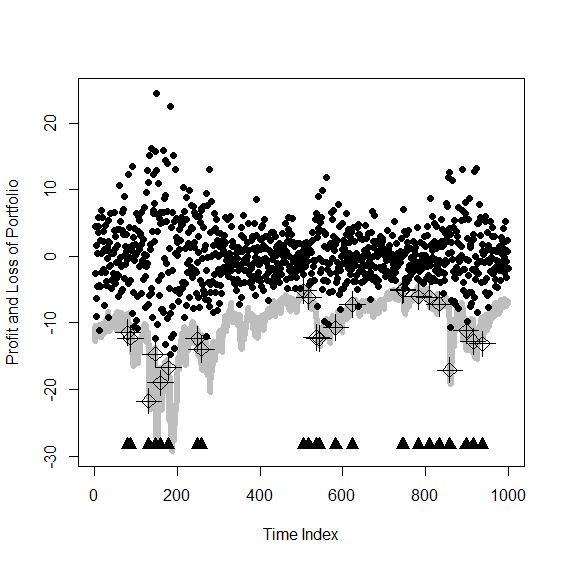

Recreate this plot in R.
############################# computation of VaR using Joe copula
rm(list = ls(all = TRUE))
graphics.off()

# please set working directory setwd('C:/...') setwd('~/...') #
# linux/mac os setwd('/Users/...') # windows

libraries = c("fGarch", "foreach", "doParallel", "copula")
lapply(libraries, function(x) if (!(x %in% installed.packages())) {
    install.packages(x)
})
lapply(libraries, library, quietly = TRUE, character.only = TRUE)

############################# set up
eps1                = read.csv("eps1.csv")
sp.126              = read.csv("sp126.csv", header = T)[, -c(1, 2)]
p1                  = sp.126[-1, ]
p2                  = sp.126[-length(sp.126[, 1]), ]
l.r                 = 100 * log(p1/p2)
r                   = l.r
r1                  = r[, -c(1)]
r2                  = r1
dims                = 5
attach(r2)
r2                  = data.frame(cbind(AVB, EQR, TXN, ADI, LLY))
M                   = 100
backtestNr          = 100
VaR                 = matrix(NA, backtestNr, 4)
slidingWindowLength = 300
eps                 = matrix(NA, backtestNr, dim(r2)[2])
colnames(eps)       = colnames(r2)
eps1                = data.frame()
dat                 = eps1
paraMat             = list()
para                = matrix(NA, dims, 4)
sigma               = matrix(NA, backtestNr, dims)

############################# estimation GARCH parameter
cl     = makeCluster(37)
registerDoParallel(cl)
getDoParWorkers()
dat    = r2
datMat = list()

for (i in 1:backtestNr) {
    datMat[[i]] = dat[c(i:(i + (slidingWindowLength - 1))), 1:dims]
}
lengthPara  = 4
lengthEps1  = slidingWindowLength
lengthSigma = slidingWindowLength

objFun = function(dMat) {
    paraComb = list()
    library(fGarch)
    for (i in 1:dims) {
        fit           = garchFit(~garch(1, 1), data = dMat[[i]], trace = F)
        eps1.loop     = fit@residuals/fit@sigma.t
        para.loop     = fit@fit$coef
        sigma.loop    = fit@sigma.t
        lengthPara    = length(para.loop)
        paraComb[[i]] = c(para.loop, sigma.loop, eps1.loop)
    }
    return(paraComb)
}
resultD = foreach(dMat = datMat) %dopar% objFun(dMat)
stopCluster(cl)


############################# estimation of copula parameter
cl = makeCluster(37)
registerDoParallel(cl)  
getDoParWorkers()
lengthPara  = 4  
lengthEps1  = slidingWindowLength 
lengthSigma = slidingWindowLength
totalLength = lengthPara + lengthEps1 + lengthSigma
epsComb     = list()
for (i in 1:backtestNr) {
    k            = pobs(as.data.frame(resultD[[i]]))
    epsComb[[i]] = k[-(1:(lengthPara + lengthEps1)), ]     
}
datMatEps = epsComb  
objFun = function(dMat) {
    library(copula)
    joe.cop     = joeCopula(2, dim = dims)
    fit.mln     = fitCopula(joe.cop, dMat, method = "mpl")
    para.normal = summary(fit.mln)$coefficient[1]  
    return(para.normal)
}
resultDcopPara = foreach(dMat = datMatEps, .combine = "rbind") %dopar% 
                         objFun(dMat)  
stopCluster(cl)
resultDcopPara  

############################# VaR computation
spread.real.0 = sp.126
attach(spread.real.0)
spread.real   = data.frame(cbind(AVB, EQR, TXN, ADI, LLY))  
S             = rowSums(spread.real)
S1            = S[-1]
S2            = S[-length(S)]
S3            = S2 - S1  
L.real        = S3[301:(300 + backtestNr)]
cl            = makeCluster(37)
registerDoParallel(cl) 
getDoParWorkers()
lengthPara    = 4 
lengthEps1    = slidingWindowLength 
lengthSigma   = slidingWindowLength
totalLength   = lengthPara + lengthEps1 + lengthSigma
para.vec      = resultDcopPara  
VaR           = matrix(NA, backtestNr, 4) 
datMatIndex   = c(1:backtestNr)
objFunVaR = function(dMat) {
    i                = dMat
    library(copula)
    para.normal      = para.vec[i]
    joe.cop.2        = joeCopula(para.normal, dim = dims)
    u                = rCopula(M, joe.cop.2)  
    u                = qnorm(u)
    k                = as.data.frame(resultD[[i]])  
    k1               = k[c(1:lengthPara, lengthPara + lengthEps1, totalLength), ]  
    h                = sqrt(k1[2, ] + k1[3, ] * k1[lengthPara + 1, ]^2 * k1[lengthPara + 
                            2, ]^2 + k1[4, ] * k1[lengthPara + 1, ]^2)  
    k2               = matrix(NA, M, dims)
    k3               = matrix(NA, M, dims)
    k2[1, ]          = as.matrix(k1[1, ]) 
    mu.t             = k2[rep(1, M), ]  
    k3[1, ]          = as.matrix(k1[lengthPara + 1, ])  
    sig.t            = k3[rep(1, M), ]  
    R                = mu.t + sig.t * u 
    spread.real.loop = read.csv("sp126.csv")[, -c(1:2)]
    attach(spread.real.loop)
    spread           = data.frame(cbind(AVB, EQR, TXN, ADI, LLY))
    s1               = spread[i + (slidingWindowLength), ]   
    st               = data.frame(matrix(NA, M, dims)) 
    st[1, ]          = s1
    st               = st[rep(1, M), ] 
    L.sim            = matrix(NA, M, 1) 
    L.sim            = rowSums(st * (exp(0.01 * R) - 1))  
    VaRt1005         = quantile(L.sim, 0.05)
    VaRt1001         = quantile(L.sim, 0.01)
    VaRt10005        = quantile(L.sim, 0.005)
    VaRt10001        = quantile(L.sim, 0.001)
    VaRt             = c(VaRt1005, VaRt1001, VaRt10005, VaRt10001)
    return(VaRt) 
}

resultVaR  = foreach(dMat = datMatIndex, .combine = "rbind") %dopar% objFunVaR(dMat) 
stopCluster(cl)
head(resultVaR) 
VaR        = resultVaR
resultComb = data.frame(L.real, VaR)

############################# exceeding ratio
Exceeding_Ratio = numeric(4)
for (alpha in 2:5) {
    nullVector = rep(0, backtestNr)
    for (i in 1:length(resultComb[, alpha])) {
        if (resultComb[, 1][i] < resultComb[, alpha][i]) {
            nullVector[i] = 1
        } else {
            nullVector[i] = 0
        }
    }
    Exceeding_Ratio[alpha] = sum(nullVector)/backtestNr
}
Exceeding_Ratio

############################# plot of VaR and quantile = 0.001
alpha           = 5
ptForPlot       = c(min(resultComb[, 1]), min(resultComb[, 2]), min(resultComb[, 
                  3]), min(resultComb[, 4]), min(resultComb[, 5]))
lowPt           = min(ptForPlot)
upPt            = max(resultComb[, 1])
Portfolio_Value = seq(lowPt, upPt, length.out = length(resultComb[, 1]))
Time_Index      = 1:length(seq(lowPt, upPt, length.out = length(resultComb[, 
                  1])))
plot(Time_Index, 
     Portfolio_Value, 
     col   = "white", 
     pch   = 19, 
     cex   = 0.5, 
     xlab  = "Time Index", 
     ylab  = "Profit and Loss of Portfolio")
lines(resultComb[, alpha], col = "gray", lwd = 6)

for (i in 1:length(resultComb[, alpha])) {
    if (resultComb[, 1][i] < resultComb[, alpha][i]) {
        points(i, lowPt + 1, col = "black", pch = 17, cex = 1.5)  
        points(i, resultComb[, 1][i], 
               col = "black", 
               pch = 3, 
               cex = 2.5, 
               lwd = 1)  
        points(i, resultComb[, 1][i], 
               col = "black", 
               pch = 5, 
               cex = 1.5, 
               lwd = 1) 
    } else {
        points(i, resultComb[, 1][i], 
               col = "black", 
               pch = 19, 
               cex = 1) 
    }
}
